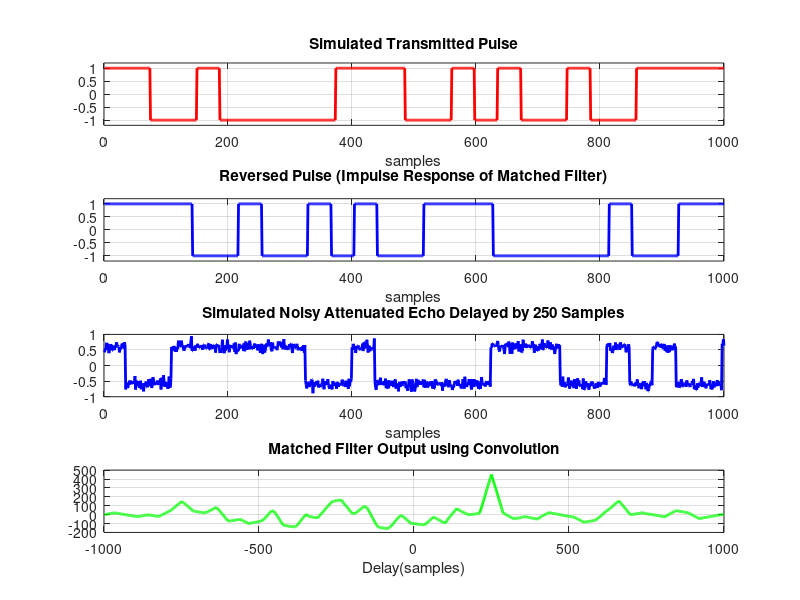

This figure's MATLAB source:
%{
Matched Filter Demo Project

Copyright (c) 2024 Mohamed Atia

This software is licensed under the Academic Use License.
Permission is granted for academic, educational, and non-commercial purposes only.
For more details, refer to the LICENSE file in the root directory of this repository.

DISCLAIMER: THE SOFTWARE IS PROVIDED "AS IS", WITHOUT WARRANTY OF ANY KIND.
See LICENSE for details.

Acknowledgements
The signal data used in this project is based on the software package bound
in the book https://www.mathworks.com/academia/books/a-software-defined-gps-and-galileo-receiver-borre.html

%}

set(0,'DefaultFigureWindowStyle','docked');
clear;clc;close all;

load GPS_CA_Codes.mat

ca1 = caCodesTable(1,(1:1000));
ca1_matched_filter = flip(ca1);
ca1_attenuated_noisy = 0.6*ca1 + 0.1*randn(1,length(ca1));
ca1_attenuated_noisy_delayed = circshift(ca1_attenuated_noisy,250);
c = conv(ca1_matched_filter,ca1_attenuated_noisy_delayed);

figure;
subplot(4,1,1);plot(ca1,'linewidth',2,'Color','r');grid on;ylim([-1.2 1.2]);
title('Simulated Transmitted Pulse');xlabel('samples');
subplot(4,1,2);plot(ca1_matched_filter,'linewidth',2,'Color','b');grid on;ylim([-1.2 1.2]);
title('Reversed Pulse (Impulse Response of Matched Filter)');xlabel('samples');
subplot(4,1,3);plot(ca1_attenuated_noisy_delayed,'linewidth',2,'Color','b');grid on;
title('Simulated Noisy Attenuated Echo Delayed by 250 Samples');xlabel('samples');
subplot(4,1,4);plot((-999:999),c,'linewidth',2,'Color','g');grid on;
title('Matched Filter Output using Convolution');xlabel('Delay(samples)');
